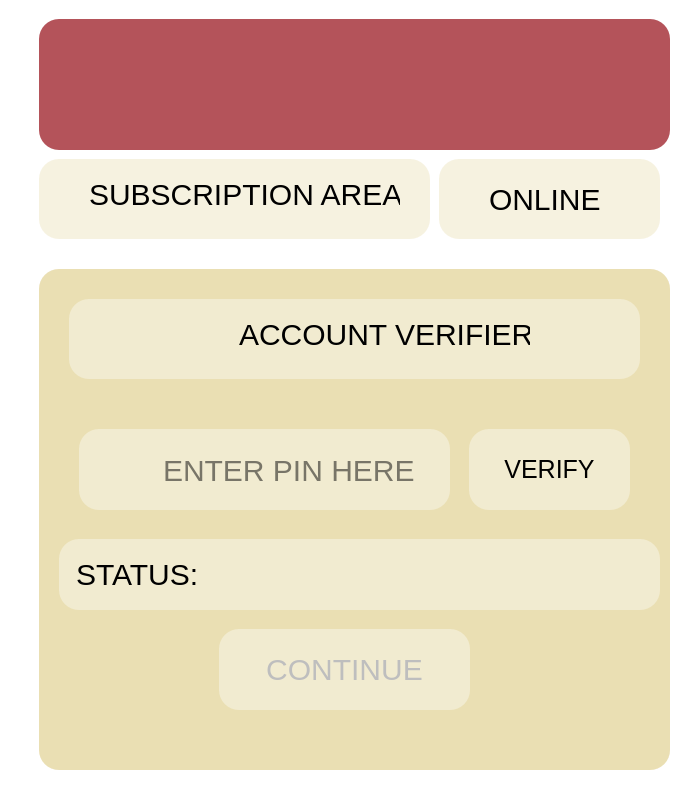
<?xml version="1.0" encoding="UTF-8"?>
<ui version="4.0">
 <class>MainWindow</class>
 <widget class="QMainWindow" name="MainWindow">
  <property name="geometry">
   <rect>
    <x>0</x>
    <y>0</y>
    <width>700</width>
    <height>800</height>
   </rect>
  </property>
  <property name="minimumSize">
   <size>
    <width>700</width>
    <height>800</height>
   </size>
  </property>
  <property name="maximumSize">
   <size>
    <width>700</width>
    <height>800</height>
   </size>
  </property>
  <property name="windowTitle">
   <string>MainWindow</string>
  </property>
  <property name="styleSheet">
   <string notr="true">background-color: white</string>
  </property>
  <widget class="QWidget" name="centralwidget">
   <layout class="QVBoxLayout" name="verticalLayout">
    <item>
     <widget class="QWidget" name="widget" native="true">
      <widget class="QWidget" name="widget_2" native="true">
       <property name="geometry">
        <rect>
         <x>30</x>
         <y>10</y>
         <width>631</width>
         <height>131</height>
        </rect>
       </property>
       <property name="styleSheet">
        <string notr="true">background-color: rgb(180, 83, 90);
border-radius: 20px</string>
       </property>
       <widget class="QLabel" name="label_3">
        <property name="geometry">
         <rect>
          <x>130</x>
          <y>0</y>
          <width>401</width>
          <height>131</height>
         </rect>
        </property>
        <property name="text">
         <string/>
        </property>
        <property name="pixmap">
         <pixmap resource="resources.qrc">:/images/logo2.jpeg</pixmap>
        </property>
        <property name="scaledContents">
         <bool>true</bool>
        </property>
       </widget>
      </widget>
      <widget class="QWidget" name="widget_3" native="true">
       <property name="geometry">
        <rect>
         <x>30</x>
         <y>150</y>
         <width>391</width>
         <height>80</height>
        </rect>
       </property>
       <property name="styleSheet">
        <string notr="true">background-color: rgba(233, 221, 175, 100);
border-radius: 20px</string>
       </property>
       <widget class="QLabel" name="label">
        <property name="geometry">
         <rect>
          <x>50</x>
          <y>20</y>
          <width>311</width>
          <height>31</height>
         </rect>
        </property>
        <property name="styleSheet">
         <string notr="true">font-size: 30px;
background-color: transparent</string>
        </property>
        <property name="lineWidth">
         <number>0</number>
        </property>
        <property name="text">
         <string>SUBSCRIPTION AREA</string>
        </property>
        <property name="textFormat">
         <enum>Qt::AutoText</enum>
        </property>
        <property name="wordWrap">
         <bool>false</bool>
        </property>
       </widget>
      </widget>
      <widget class="QWidget" name="widget_4" native="true">
       <property name="geometry">
        <rect>
         <x>430</x>
         <y>150</y>
         <width>221</width>
         <height>80</height>
        </rect>
       </property>
       <property name="styleSheet">
        <string notr="true">background-color: rgba(233, 221, 175, 100);
border-radius: 20px;</string>
       </property>
       <widget class="QLabel" name="label_2">
        <property name="geometry">
         <rect>
          <x>50</x>
          <y>10</y>
          <width>151</width>
          <height>61</height>
         </rect>
        </property>
        <property name="styleSheet">
         <string notr="true">font-size: 30px;
background-color: transparent</string>
        </property>
        <property name="text">
         <string>ONLINE</string>
        </property>
       </widget>
      </widget>
      <widget class="QStackedWidget" name="stackedWidget">
       <property name="geometry">
        <rect>
         <x>30</x>
         <y>260</y>
         <width>631</width>
         <height>501</height>
        </rect>
       </property>
       <property name="styleSheet">
        <string notr="true">background-color: rgb(222, 205, 135, 100);
border-radius: 20px
</string>
       </property>
       <widget class="QWidget" name="home">
        <widget class="QWidget" name="widget_5" native="true">
         <property name="geometry">
          <rect>
           <x>30</x>
           <y>30</y>
           <width>571</width>
           <height>80</height>
          </rect>
         </property>
         <property name="styleSheet">
          <string notr="true">background-color: rgb(244, 238, 215, 200);</string>
         </property>
         <widget class="QLabel" name="label_4">
          <property name="geometry">
           <rect>
            <x>170</x>
            <y>10</y>
            <width>291</width>
            <height>51</height>
           </rect>
          </property>
          <property name="styleSheet">
           <string notr="true">font-size: 30px;
background-color: transparent</string>
          </property>
          <property name="text">
           <string>ACCOUNT VERIFIER</string>
          </property>
         </widget>
        </widget>
        <widget class="QTextEdit" name="textEdit">
         <property name="geometry">
          <rect>
           <x>40</x>
           <y>160</y>
           <width>371</width>
           <height>81</height>
          </rect>
         </property>
         <property name="styleSheet">
          <string notr="true">background-color: rgb(244, 238, 215, 200);
padding-left: 80px;
padding-top: 20px;
font-size: 30px</string>
         </property>
         <property name="placeholderText">
          <string>ENTER PIN HERE</string>
         </property>
        </widget>
        <widget class="QPushButton" name="pushButton">
         <property name="geometry">
          <rect>
           <x>430</x>
           <y>160</y>
           <width>161</width>
           <height>81</height>
          </rect>
         </property>
         <property name="styleSheet">
          <string notr="true">background-color: rgb(244, 238, 215, 200);
font-size: 25px</string>
         </property>
         <property name="text">
          <string>VERIFY</string>
         </property>
        </widget>
        <widget class="QLabel" name="label_5">
         <property name="geometry">
          <rect>
           <x>20</x>
           <y>270</y>
           <width>601</width>
           <height>71</height>
          </rect>
         </property>
         <property name="styleSheet">
          <string notr="true">background-color: rgb(244, 238, 215, 200);
font-size: 30px;
padding-left: 10px
</string>
         </property>
         <property name="text">
          <string>STATUS: </string>
         </property>
        </widget>
        <widget class="QPushButton" name="pushButton_2">
         <property name="enabled">
          <bool>false</bool>
         </property>
         <property name="geometry">
          <rect>
           <x>180</x>
           <y>360</y>
           <width>251</width>
           <height>81</height>
          </rect>
         </property>
         <property name="styleSheet">
          <string notr="true">background-color: rgb(244, 238, 215, 200);
font-size: 30px</string>
         </property>
         <property name="text">
          <string>CONTINUE</string>
         </property>
        </widget>
       </widget>
       <widget class="QWidget" name="information">
        <widget class="QWidget" name="widget_6" native="true">
         <property name="geometry">
          <rect>
           <x>30</x>
           <y>30</y>
           <width>571</width>
           <height>80</height>
          </rect>
         </property>
         <property name="styleSheet">
          <string notr="true">background-color: rgb(244, 238, 215, 200);</string>
         </property>
         <widget class="QLabel" name="label_6">
          <property name="geometry">
           <rect>
            <x>110</x>
            <y>10</y>
            <width>351</width>
            <height>51</height>
           </rect>
          </property>
          <property name="styleSheet">
           <string notr="true">font-size: 30px</string>
          </property>
          <property name="text">
           <string>ACCOUNT INFORMATION</string>
          </property>
         </widget>
        </widget>
        <widget class="QWidget" name="widget_7" native="true">
         <property name="geometry">
          <rect>
           <x>40</x>
           <y>140</y>
           <width>120</width>
           <height>141</height>
          </rect>
         </property>
         <property name="styleSheet">
          <string notr="true">background-color: rgb(244, 238, 215, 200);</string>
         </property>
         <widget class="QLabel" name="label_7">
          <property name="geometry">
           <rect>
            <x>10</x>
            <y>20</y>
            <width>101</width>
            <height>101</height>
           </rect>
          </property>
          <property name="text">
           <string/>
          </property>
          <property name="pixmap">
           <pixmap resource="resources.qrc">:/images/icons8-user-100.png</pixmap>
          </property>
         </widget>
        </widget>
        <widget class="QWidget" name="widget_8" native="true">
         <property name="geometry">
          <rect>
           <x>180</x>
           <y>140</y>
           <width>181</width>
           <height>51</height>
          </rect>
         </property>
         <property name="styleSheet">
          <string notr="true">background-color: rgb(43,34,0,200);</string>
         </property>
         <widget class="QLabel" name="label_8">
          <property name="geometry">
           <rect>
            <x>10</x>
            <y>10</y>
            <width>161</width>
            <height>31</height>
           </rect>
          </property>
          <property name="styleSheet">
           <string notr="true">font: 10pt &quot;Arial Rounded MT Bold&quot;;
background-color: transparent;
color: white
</string>
          </property>
          <property name="text">
           <string>NAME: </string>
          </property>
         </widget>
        </widget>
        <widget class="QWidget" name="widget_9" native="true">
         <property name="geometry">
          <rect>
           <x>370</x>
           <y>140</y>
           <width>231</width>
           <height>51</height>
          </rect>
         </property>
         <property name="styleSheet">
          <string notr="true">background-color: rgb(43,34,0,200);</string>
         </property>
         <widget class="QLabel" name="label_9">
          <property name="geometry">
           <rect>
            <x>10</x>
            <y>15</y>
            <width>211</width>
            <height>21</height>
           </rect>
          </property>
          <property name="styleSheet">
           <string notr="true">font: 10pt &quot;Arial Rounded MT Bold&quot;;
background-color: transparent;
color: white</string>
          </property>
          <property name="text">
           <string>L.NAME:</string>
          </property>
         </widget>
        </widget>
        <widget class="QWidget" name="widget_10" native="true">
         <property name="geometry">
          <rect>
           <x>180</x>
           <y>210</y>
           <width>421</width>
           <height>51</height>
          </rect>
         </property>
         <property name="styleSheet">
          <string notr="true">background-color: rgb(43,34,0,200);</string>
         </property>
         <widget class="QLabel" name="label_10">
          <property name="geometry">
           <rect>
            <x>10</x>
            <y>15</y>
            <width>391</width>
            <height>21</height>
           </rect>
          </property>
          <property name="styleSheet">
           <string notr="true">font: 10pt &quot;Arial Rounded MT Bold&quot;;
background-color: transparent;
color: white</string>
          </property>
          <property name="text">
           <string>ADDRESS: </string>
          </property>
         </widget>
        </widget>
        <widget class="QWidget" name="widget_11" native="true">
         <property name="geometry">
          <rect>
           <x>180</x>
           <y>280</y>
           <width>421</width>
           <height>101</height>
          </rect>
         </property>
         <property name="styleSheet">
          <string notr="true">background-color: rgb(43,34,0,200);</string>
         </property>
         <widget class="QLabel" name="label_11">
          <property name="geometry">
           <rect>
            <x>70</x>
            <y>10</y>
            <width>291</width>
            <height>21</height>
           </rect>
          </property>
          <property name="styleSheet">
           <string notr="true">font: 12pt &quot;Arial Rounded MT Bold&quot;;
background-color: transparent;
color: white</string>
          </property>
          <property name="text">
           <string>SUBSCRIPTION: STATUS</string>
          </property>
         </widget>
         <widget class="QLabel" name="label_12">
          <property name="geometry">
           <rect>
            <x>50</x>
            <y>40</y>
            <width>351</width>
            <height>41</height>
           </rect>
          </property>
          <property name="styleSheet">
           <string notr="true">font: 10pt &quot;Arial Rounded MT Bold&quot;;
background-color: transparent;
color: white</string>
          </property>
          <property name="text">
           <string>DAYS: LEFT: </string>
          </property>
         </widget>
        </widget>
        <widget class="QWidget" name="widget_12" native="true">
         <property name="geometry">
          <rect>
           <x>40</x>
           <y>300</y>
           <width>121</width>
           <height>51</height>
          </rect>
         </property>
         <property name="styleSheet">
          <string notr="true">background-color: rgb(43,34,0,200);</string>
         </property>
         <widget class="QLabel" name="label_13">
          <property name="geometry">
           <rect>
            <x>10</x>
            <y>10</y>
            <width>101</width>
            <height>31</height>
           </rect>
          </property>
          <property name="styleSheet">
           <string notr="true">font: 12pt &quot;Arial Rounded MT Bold&quot;;
background-color: transparent;
color: white</string>
          </property>
          <property name="text">
           <string>PIN: </string>
          </property>
         </widget>
        </widget>
        <widget class="QPushButton" name="pushButton_3">
         <property name="geometry">
          <rect>
           <x>110</x>
           <y>410</y>
           <width>221</width>
           <height>61</height>
          </rect>
         </property>
         <property name="styleSheet">
          <string notr="true">background-color: rgb(244, 238, 215, 200);
font-size: 25px</string>
         </property>
         <property name="text">
          <string>HOME</string>
         </property>
        </widget>
        <widget class="QPushButton" name="pushButton_4">
         <property name="geometry">
          <rect>
           <x>350</x>
           <y>410</y>
           <width>221</width>
           <height>61</height>
          </rect>
         </property>
         <property name="styleSheet">
          <string notr="true">background-color: rgb(244, 238, 215, 200);
font-size: 25px</string>
         </property>
         <property name="text">
          <string>PURCHASE</string>
         </property>
        </widget>
       </widget>
       <widget class="QWidget" name="purchase">
        <widget class="QWidget" name="widget_13" native="true">
         <property name="geometry">
          <rect>
           <x>30</x>
           <y>20</y>
           <width>571</width>
           <height>80</height>
          </rect>
         </property>
         <property name="styleSheet">
          <string notr="true">background-color: rgb(244, 238, 215, 200);</string>
         </property>
         <widget class="QLabel" name="label_14">
          <property name="geometry">
           <rect>
            <x>180</x>
            <y>10</y>
            <width>351</width>
            <height>51</height>
           </rect>
          </property>
          <property name="styleSheet">
           <string notr="true">font-size: 30px;
backgroun-color: transparent;</string>
          </property>
          <property name="text">
           <string>PURCHASE AREA</string>
          </property>
         </widget>
        </widget>
        <widget class="QWidget" name="widget_14" native="true">
         <property name="geometry">
          <rect>
           <x>80</x>
           <y>120</y>
           <width>221</width>
           <height>121</height>
          </rect>
         </property>
         <property name="styleSheet">
          <string notr="true">background-color: rgb(255, 230, 213, 200);</string>
         </property>
         <widget class="QLabel" name="label_15">
          <property name="geometry">
           <rect>
            <x>30</x>
            <y>30</y>
            <width>141</width>
            <height>51</height>
           </rect>
          </property>
          <property name="styleSheet">
           <string notr="true">font-size: 30px;</string>
          </property>
          <property name="text">
           <string>100 / DAY</string>
          </property>
         </widget>
        </widget>
        <widget class="QWidget" name="widget_15" native="true">
         <property name="geometry">
          <rect>
           <x>330</x>
           <y>120</y>
           <width>221</width>
           <height>121</height>
          </rect>
         </property>
         <property name="styleSheet">
          <string notr="true">background-color: rgb(255, 230, 213, 200);</string>
         </property>
         <widget class="QLabel" name="label_16">
          <property name="geometry">
           <rect>
            <x>10</x>
            <y>30</y>
            <width>201</width>
            <height>51</height>
           </rect>
          </property>
          <property name="styleSheet">
           <string notr="true">font-size: 30px;</string>
          </property>
          <property name="text">
           <string>3100 / MONTH</string>
          </property>
         </widget>
        </widget>
        <widget class="QTextEdit" name="textEdit_2">
         <property name="geometry">
          <rect>
           <x>80</x>
           <y>250</y>
           <width>461</width>
           <height>64</height>
          </rect>
         </property>
         <property name="styleSheet">
          <string notr="true">background-color: rgb(255, 230, 213, 200);
font-size: 25px;
padding-left: 60px;
padding-top: 12px</string>
         </property>
         <property name="placeholderText">
          <string>ENTER DAYS TO PURCHASE</string>
         </property>
        </widget>
        <widget class="QPushButton" name="pushButton_6">
         <property name="geometry">
          <rect>
           <x>90</x>
           <y>430</y>
           <width>221</width>
           <height>51</height>
          </rect>
         </property>
         <property name="styleSheet">
          <string notr="true">background-color: rgb(255, 230, 213, 200);
font-size: 25px</string>
         </property>
         <property name="text">
          <string>CANCEL</string>
         </property>
        </widget>
        <widget class="QPushButton" name="pushButton_7">
         <property name="enabled">
          <bool>false</bool>
         </property>
         <property name="geometry">
          <rect>
           <x>320</x>
           <y>430</y>
           <width>221</width>
           <height>51</height>
          </rect>
         </property>
         <property name="styleSheet">
          <string notr="true">background-color: rgb(255, 230, 213, 200);
font-size: 25px</string>
         </property>
         <property name="text">
          <string>CONTINUE</string>
         </property>
        </widget>
        <widget class="QLabel" name="label_27">
         <property name="geometry">
          <rect>
           <x>90</x>
           <y>330</y>
           <width>451</width>
           <height>61</height>
          </rect>
         </property>
         <property name="styleSheet">
          <string notr="true">background-color: rgb(255, 230, 213, 200);
font-size: 25px;
padding-left: 10px;
</string>
         </property>
         <property name="text">
          <string>PRICE:</string>
         </property>
        </widget>
        <widget class="QLabel" name="label_28">
         <property name="geometry">
          <rect>
           <x>190</x>
           <y>330</y>
           <width>351</width>
           <height>61</height>
          </rect>
         </property>
         <property name="styleSheet">
          <string notr="true">background-color: rgb(255, 230, 213, 200);
font-size: 25px;</string>
         </property>
         <property name="text">
          <string>0</string>
         </property>
        </widget>
       </widget>
       <widget class="QWidget" name="confirm">
        <widget class="QWidget" name="widget_16" native="true">
         <property name="geometry">
          <rect>
           <x>30</x>
           <y>20</y>
           <width>571</width>
           <height>80</height>
          </rect>
         </property>
         <property name="styleSheet">
          <string notr="true">background-color: rgb(244, 238, 215, 200);</string>
         </property>
         <widget class="QLabel" name="label_17">
          <property name="geometry">
           <rect>
            <x>110</x>
            <y>10</y>
            <width>351</width>
            <height>51</height>
           </rect>
          </property>
          <property name="styleSheet">
           <string notr="true">font-size: 30px</string>
          </property>
          <property name="text">
           <string>CONFIRMATION AREA</string>
          </property>
         </widget>
        </widget>
        <widget class="QTextEdit" name="textEdit_3">
         <property name="geometry">
          <rect>
           <x>190</x>
           <y>130</y>
           <width>271</width>
           <height>64</height>
          </rect>
         </property>
         <property name="styleSheet">
          <string notr="true">background-color: rgb(200, 171, 55, 200);
font-size: 25px;
padding-left: 40px;
padding-top: 15px</string>
         </property>
         <property name="placeholderText">
          <string>CARD NUMBER</string>
         </property>
        </widget>
        <widget class="QTextEdit" name="textEdit_4">
         <property name="geometry">
          <rect>
           <x>190</x>
           <y>210</y>
           <width>271</width>
           <height>64</height>
          </rect>
         </property>
         <property name="styleSheet">
          <string notr="true">background-color: rgb(200, 171, 55, 200);
font-size: 25px;
padding-left: 40px;
padding-top: 15px</string>
         </property>
         <property name="placeholderText">
          <string>CARD PIN</string>
         </property>
        </widget>
        <widget class="QPushButton" name="pushButton_8">
         <property name="geometry">
          <rect>
           <x>150</x>
           <y>330</y>
           <width>161</width>
           <height>51</height>
          </rect>
         </property>
         <property name="styleSheet">
          <string notr="true">background-color: rgb(200, 171, 55, 200);
font-size: 25px</string>
         </property>
         <property name="text">
          <string>CANCEL</string>
         </property>
        </widget>
        <widget class="QPushButton" name="pushButton_9">
         <property name="enabled">
          <bool>true</bool>
         </property>
         <property name="geometry">
          <rect>
           <x>360</x>
           <y>330</y>
           <width>161</width>
           <height>51</height>
          </rect>
         </property>
         <property name="styleSheet">
          <string notr="true">background-color: rgb(200, 171, 55, 200);
font-size: 25px</string>
         </property>
         <property name="text">
          <string>CONFIRM</string>
         </property>
        </widget>
        <widget class="QLabel" name="no_balance">
         <property name="geometry">
          <rect>
           <x>150</x>
           <y>290</y>
           <width>351</width>
           <height>20</height>
          </rect>
         </property>
         <property name="styleSheet">
          <string notr="true">background-color: transparent</string>
         </property>
         <property name="text">
          <string/>
         </property>
        </widget>
       </widget>
       <widget class="QWidget" name="status">
        <widget class="QWidget" name="widget_17" native="true">
         <property name="geometry">
          <rect>
           <x>30</x>
           <y>20</y>
           <width>571</width>
           <height>80</height>
          </rect>
         </property>
         <property name="styleSheet">
          <string notr="true">background-color: rgb(244, 238, 215, 200);</string>
         </property>
         <widget class="QLabel" name="label_18">
          <property name="geometry">
           <rect>
            <x>160</x>
            <y>10</y>
            <width>351</width>
            <height>51</height>
           </rect>
          </property>
          <property name="styleSheet">
           <string notr="true">font-size: 30px</string>
          </property>
          <property name="text">
           <string>STATUS AREA</string>
          </property>
         </widget>
        </widget>
        <widget class="QWidget" name="widget_19" native="true">
         <property name="geometry">
          <rect>
           <x>130</x>
           <y>180</y>
           <width>361</width>
           <height>80</height>
          </rect>
         </property>
         <property name="styleSheet">
          <string notr="true">background-color: rgb(255, 221, 85, 200);</string>
         </property>
         <widget class="QLabel" name="label_20">
          <property name="geometry">
           <rect>
            <x>110</x>
            <y>20</y>
            <width>161</width>
            <height>41</height>
           </rect>
          </property>
          <property name="styleSheet">
           <string notr="true">font-size: 20px</string>
          </property>
          <property name="text">
           <string>CONFIRMED</string>
          </property>
         </widget>
        </widget>
        <widget class="QLabel" name="label_21">
         <property name="geometry">
          <rect>
           <x>120</x>
           <y>280</y>
           <width>381</width>
           <height>31</height>
          </rect>
         </property>
         <property name="styleSheet">
          <string notr="true">font-size: 15px;
color: green;
background-color: transparent</string>
         </property>
         <property name="text">
          <string>X DAYS HAS BEEN ADDED TO YOUR SUBSCRIPTION</string>
         </property>
        </widget>
        <widget class="QPushButton" name="pushButton_10">
         <property name="geometry">
          <rect>
           <x>220</x>
           <y>380</y>
           <width>181</width>
           <height>61</height>
          </rect>
         </property>
         <property name="styleSheet">
          <string notr="true">background-color: rgb(255, 221, 85, 200);
font-size: 20px</string>
         </property>
         <property name="text">
          <string>CONFIRM</string>
         </property>
        </widget>
       </widget>
       <widget class="QWidget" name="reciept">
        <widget class="QWidget" name="widget_18" native="true">
         <property name="geometry">
          <rect>
           <x>30</x>
           <y>20</y>
           <width>571</width>
           <height>80</height>
          </rect>
         </property>
         <property name="styleSheet">
          <string notr="true">background-color: rgb(244, 238, 215, 200);</string>
         </property>
         <widget class="QLabel" name="label_19">
          <property name="geometry">
           <rect>
            <x>110</x>
            <y>10</y>
            <width>361</width>
            <height>51</height>
           </rect>
          </property>
          <property name="styleSheet">
           <string notr="true">font-size: 30px</string>
          </property>
          <property name="text">
           <string>PURCHASE INFORMATION</string>
          </property>
         </widget>
        </widget>
        <widget class="QWidget" name="widget_20" native="true">
         <property name="geometry">
          <rect>
           <x>40</x>
           <y>140</y>
           <width>561</width>
           <height>301</height>
          </rect>
         </property>
         <property name="styleSheet">
          <string notr="true">background-color: rgb(198, 218, 255);</string>
         </property>
         <widget class="QLabel" name="label_22">
          <property name="geometry">
           <rect>
            <x>20</x>
            <y>30</y>
            <width>381</width>
            <height>16</height>
           </rect>
          </property>
          <property name="styleSheet">
           <string notr="true">font-size: 15px</string>
          </property>
          <property name="text">
           <string>NAME:</string>
          </property>
         </widget>
         <widget class="QLabel" name="label_23">
          <property name="geometry">
           <rect>
            <x>20</x>
            <y>50</y>
            <width>361</width>
            <height>16</height>
           </rect>
          </property>
          <property name="styleSheet">
           <string notr="true">font-size: 15px</string>
          </property>
          <property name="text">
           <string>ID NUMBER:</string>
          </property>
         </widget>
         <widget class="QLabel" name="label_24">
          <property name="geometry">
           <rect>
            <x>20</x>
            <y>90</y>
            <width>361</width>
            <height>16</height>
           </rect>
          </property>
          <property name="styleSheet">
           <string notr="true">font-size: 15px</string>
          </property>
          <property name="text">
           <string>PURCHASED:</string>
          </property>
         </widget>
         <widget class="QLabel" name="label_25">
          <property name="geometry">
           <rect>
            <x>20</x>
            <y>120</y>
            <width>361</width>
            <height>16</height>
           </rect>
          </property>
          <property name="styleSheet">
           <string notr="true">font-size: 15px</string>
          </property>
          <property name="text">
           <string>SUBCRIPTION: X DAYS</string>
          </property>
         </widget>
         <widget class="QLabel" name="label_26">
          <property name="geometry">
           <rect>
            <x>20</x>
            <y>190</y>
            <width>261</width>
            <height>16</height>
           </rect>
          </property>
          <property name="styleSheet">
           <string notr="true">font-size: 15px</string>
          </property>
          <property name="text">
           <string>TOTAL DAYS AVAILABLE: X DAYS</string>
          </property>
         </widget>
        </widget>
        <widget class="QPushButton" name="pushButton_11">
         <property name="geometry">
          <rect>
           <x>290</x>
           <y>460</y>
           <width>121</width>
           <height>31</height>
          </rect>
         </property>
         <property name="styleSheet">
          <string notr="true">background-color: rgb(205, 181, 255);
font-size: 20px;
border-radius:10px</string>
         </property>
         <property name="text">
          <string>CONFIRM</string>
         </property>
        </widget>
       </widget>
      </widget>
     </widget>
    </item>
   </layout>
  </widget>
 </widget>
 <resources>
  <include location="resources.qrc"/>
 </resources>
 <connections/>
</ui>
